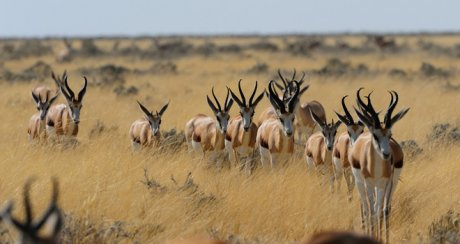
#> input picture data/images/img2.jpg, 460 x 244 px
$ python notion4.py
#> lines starting #> are read from the running program, lines starting #| are printed output that depends on the picture; after the words box and inside, x2 and y2 are one past the last pixel; in counts of white or black regions, pixels touching at a corner belong together
import cv2

# Chargement de l'image
image = cv2.imread('../data/images/img2.jpg')
#> image is the input picture: shape (244, 460, 3); mean B, G, R 106.1, 136, 155.8

# Écrire du texte sur l'image
font = cv2.FONT_HERSHEY_SIMPLEX
text = 'Bonjour, OpenCV!'
position = (50, 50)
font_scale = 1
color = (255, 0, 0)  # BGR
thickness = 2

cv2.putText(image, text, position, font, font_scale, color, thickness, cv2.LINE_AA)
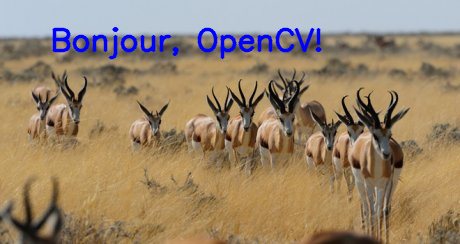
#> image: shape (244, 460, 3); 2.76% of pixels changed, all inside (x1, y1, x2, y2) = (52, 27, 322, 60)

# Affichage de l'image avec texte
cv2.imshow('image_with_text', image)
cv2.waitKey(0)
cv2.destroyAllWindows()

$ run again, with data/images/img1.jpg copied over data/images/img2.jpg
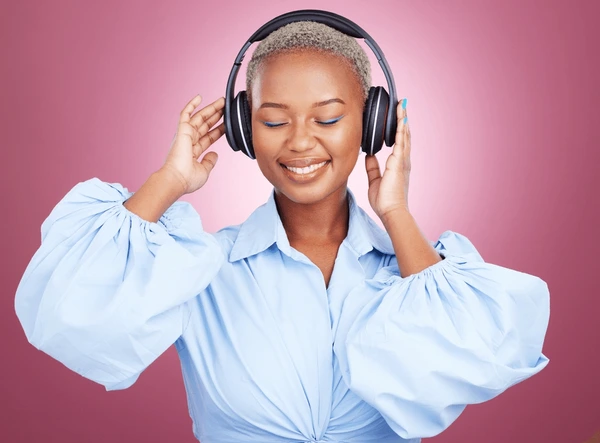
#> input picture data/images/img1.jpg, 600 x 443 px
#> image is the input picture: shape (443, 600, 3); mean B, G, R 174.5, 157, 194.1
#> `cv2.putText(image, text, position, font, font_scale, color, thickness,..`:
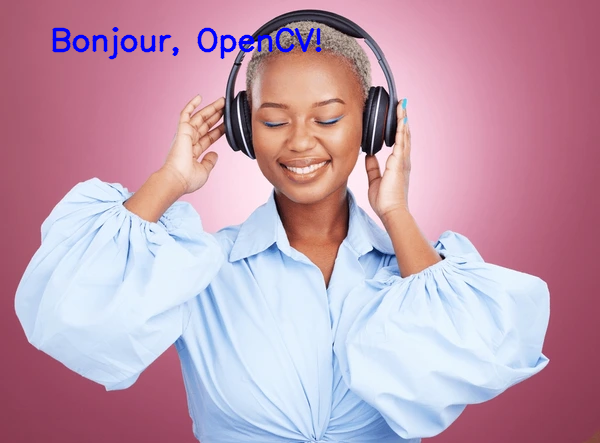
#> image: shape (443, 600, 3); 1.17% of pixels changed, all inside (x1, y1, x2, y2) = (52, 27, 322, 60)

$ run again, with data/images/img3.jpg copied over data/images/img2.jpg
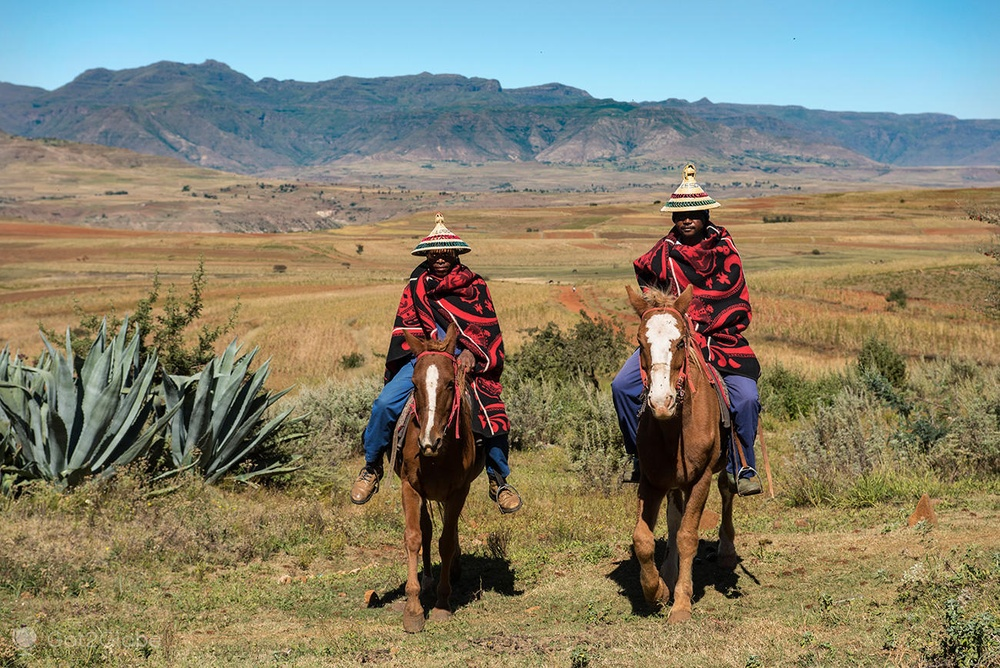
#> input picture data/images/img3.jpg, 1000 x 668 px, shrunk from 1300 x 868 before the run
#> image is the input picture: shape (668, 1000, 3); mean B, G, R 110.5, 130, 134
#> `cv2.putText(image, text, position, font, font_scale, color, thickness,..`:
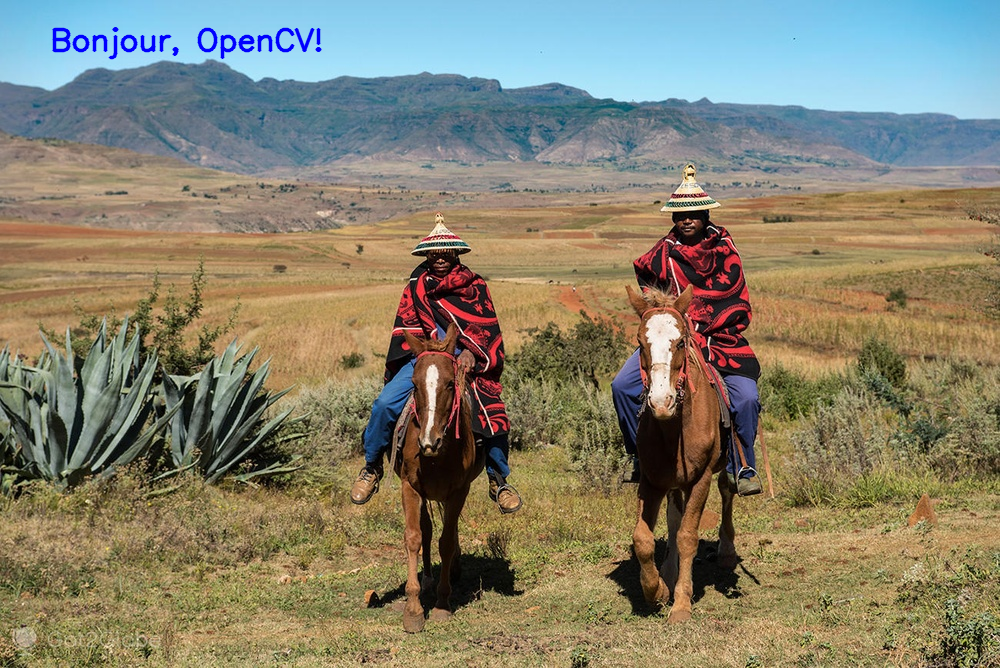
#> image: shape (668, 1000, 3); 0.46% of pixels changed, all inside (x1, y1, x2, y2) = (52, 27, 322, 60)

$ run again, with data/images/img4.jpg copied over data/images/img2.jpg
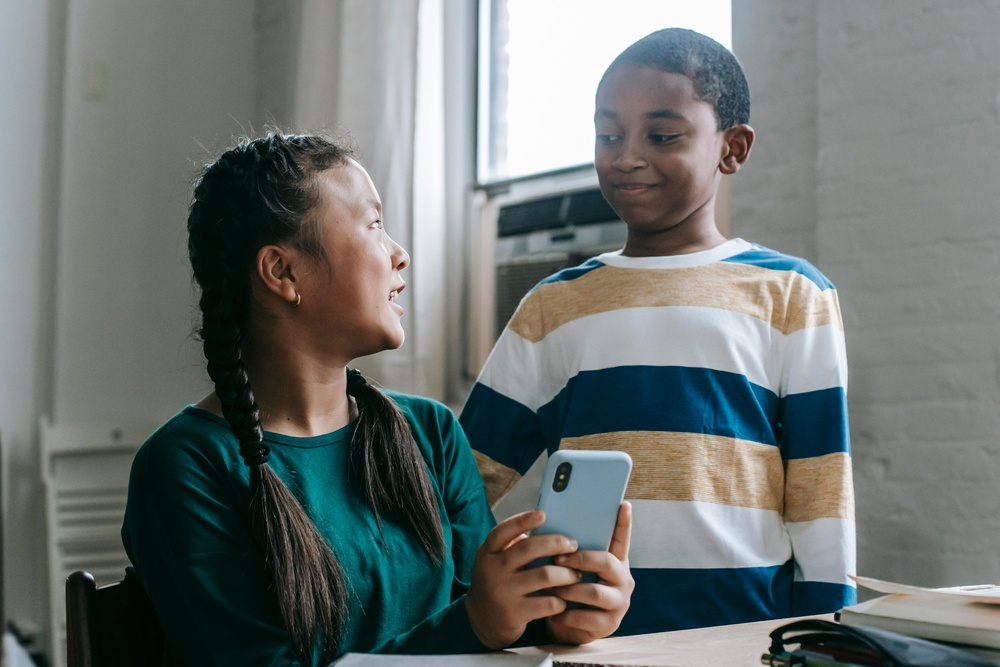
#> input picture data/images/img4.jpg, 1000 x 667 px, shrunk from 5343 x 3562 before the run
#> image is the input picture: shape (667, 1000, 3); mean B, G, R 112.6, 115.3, 108.4
#> `cv2.putText(image, text, position, font, font_scale, color, thickness,..`:
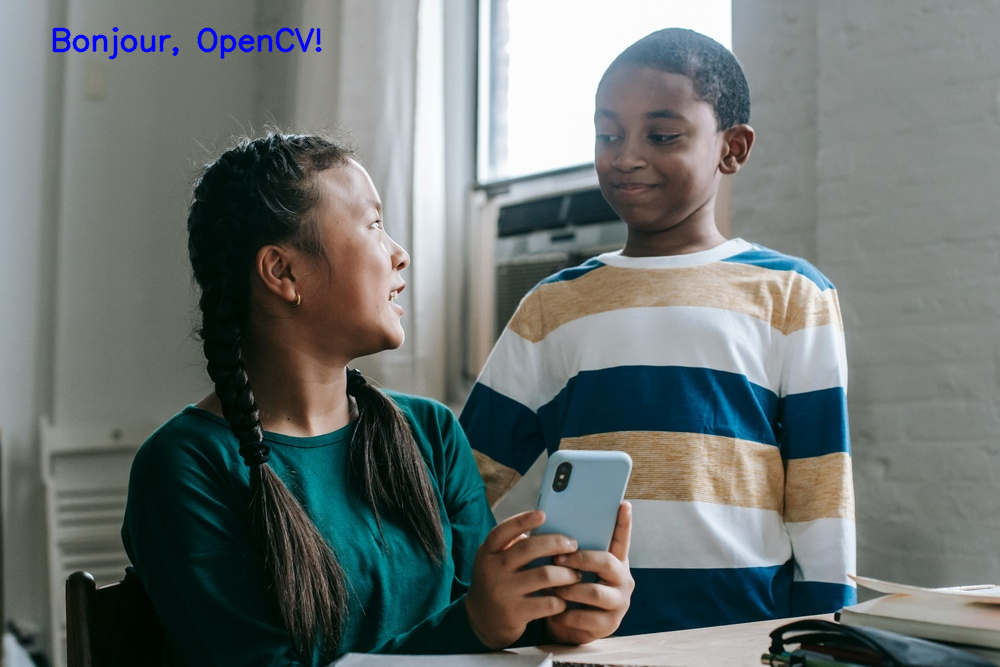
#> image: shape (667, 1000, 3); 0.46% of pixels changed, all inside (x1, y1, x2, y2) = (52, 27, 322, 60)
